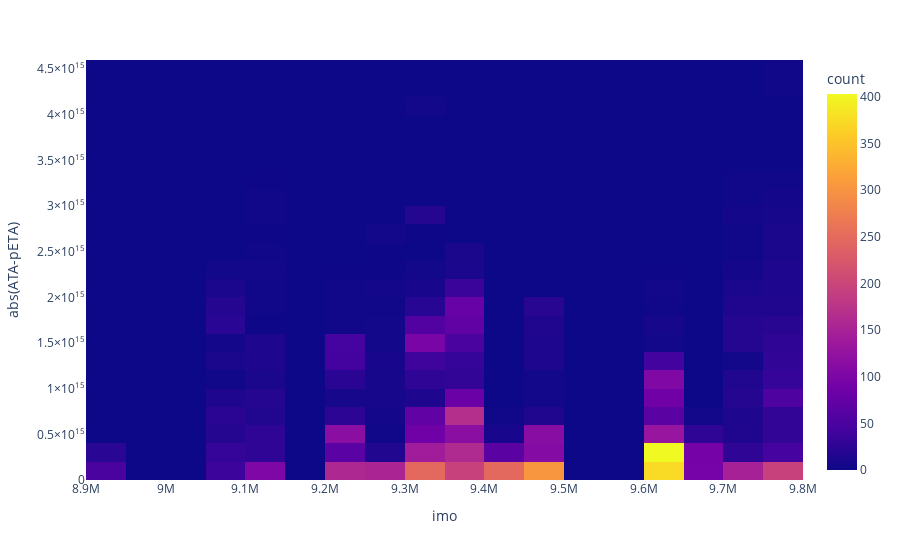

The code cell stored with this chart in its notebook:
### Code cell
fig = px.density_heatmap(df, x="imo", y="abs(ATA-pETA)")
fig.show()

### Figure 1 — Plotly figure (JSON) as saved in the notebook; plotly's stock layout.template omitted (floating-point values rounded to 4 significant figures; data arrays with more than 128 entries replaced by an {"elided": "..."} marker saying what was removed)
{"data": [{"coloraxis": "coloraxis", "hovertemplate": "imo=%{x}<br>abs(ATA-pETA)=%{y}<br>count=%{z}<extra></extra>", "name": "", "type": "histogram2d", "x": {"elided": "6347 int values"}, "xaxis": "x", "xbingroup": "x", "y": {"elided": "6347 int values"}, "yaxis": "y", "ybingroup": "y"}], "layout": {"coloraxis": {"colorbar": {"title": {"text": "count"}}, "colorscale": [[0, "#0d0887"], [0.1111, "#46039f"], [0.2222, "#7201a8"], [0.3333, "#9c179e"], [0.4444, "#bd3786"], [0.5556, "#d8576b"], [0.6667, "#ed7953"], [0.7778, "#fb9f3a"], [0.8889, "#fdca26"], [1, "#f0f921"]]}, "legend": {"tracegroupgap": 0}, "margin": {"t": 60}, "xaxis": {"anchor": "y", "domain": [0, 1], "title": {"text": "imo"}}, "yaxis": {"anchor": "x", "domain": [0, 1], "title": {"text": "abs(ATA-pETA)"}}}}
